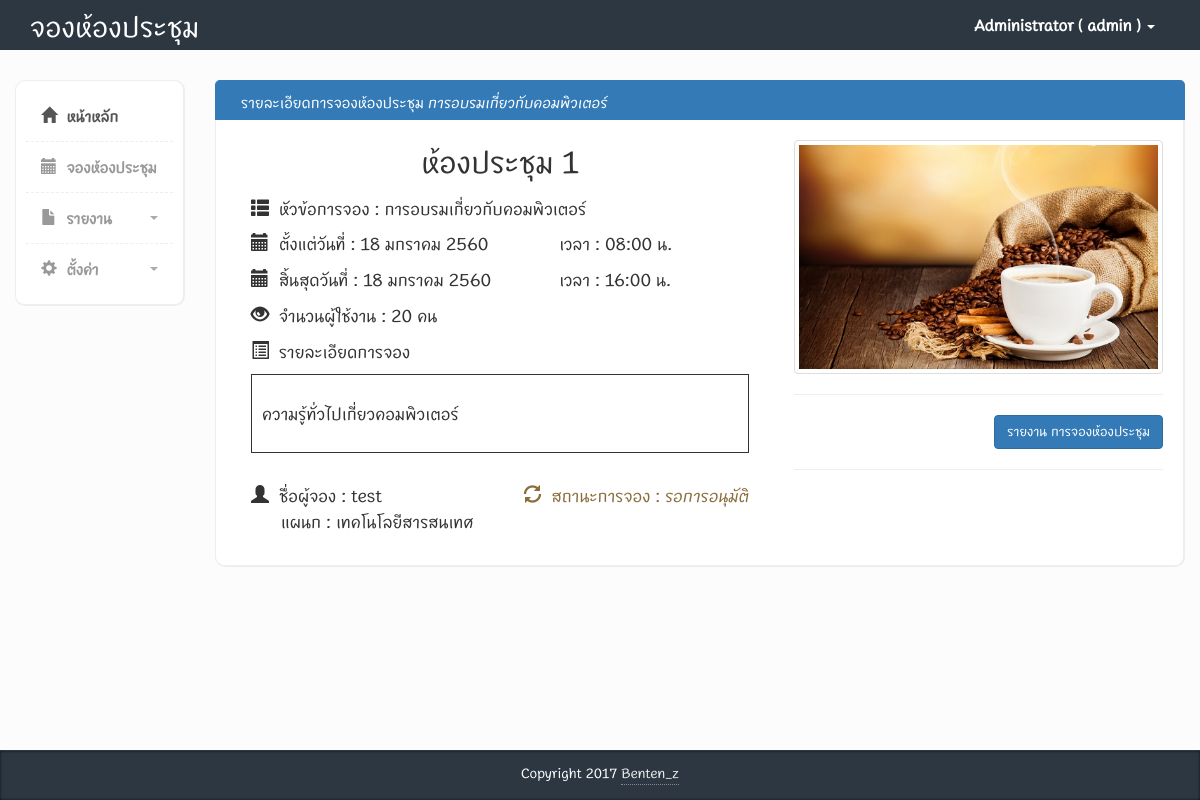
Page /detail_book.php?book_id=2 (signed in) on the committed database.
### tables this page shows
CREATE TABLE `tbl_users` (
  `user_id` int(11) NOT NULL AUTO_INCREMENT,
  `user_username` varchar(255) DEFAULT NULL,
  `user_password` varchar(255) DEFAULT NULL,
  `user_firstname` varchar(255) DEFAULT NULL,
  `user_lastname` varchar(255) DEFAULT NULL,
  `user_email` varchar(255) DEFAULT NULL,
  `user_status` varchar(255) DEFAULT NULL,
  `department_id` int(11) DEFAULT NULL,
  PRIMARY KEY (`user_id`)
);

CREATE TABLE `tbl_book` (
  `book_id` int(11) NOT NULL AUTO_INCREMENT,
  `book_date_start` date DEFAULT NULL,
  `book_time_start` time DEFAULT NULL,
  `book_date_finish` date DEFAULT NULL,
  `book_time_finish` time DEFAULT NULL,
  `book_title` varchar(255) DEFAULT NULL,
  `book_detail` varchar(255) DEFAULT NULL,
  `book_qty` int(11) DEFAULT NULL,
  `book_status` varchar(255) DEFAULT NULL,
  `user_id` int(11) DEFAULT NULL,
  `room_id` int(11) DEFAULT NULL,
  PRIMARY KEY (`book_id`)
);

CREATE TABLE `tbl_rooms` (
  `room_id` int(11) NOT NULL AUTO_INCREMENT,
  `room_name` varchar(255) DEFAULT NULL,
  `room_detail` varchar(255) DEFAULT NULL,
  `room_pic` varchar(255) DEFAULT NULL,
  PRIMARY KEY (`room_id`)
);

CREATE TABLE `tbl_department` (
  `department_id` int(11) NOT NULL AUTO_INCREMENT,
  `department_name` varchar(255) DEFAULT NULL,
  PRIMARY KEY (`department_id`)
);

### session.php (called while the page is built, shortened)
<?php
require 'ConnectDB.php';
$session_login_id = $_SESSION['login_id'];
$qry_user = "SELECT * FROM tbl_users WHERE user_id='$session_login_id'";
$result_user = mysqli_query($con, $qry_user);
if ($result_user) {
    $row_user = mysqli_fetch_assoc($result_user);
    $s_login_username = $row_user['user_username'];
    $s_login_firstname = $row_user['user_firstname'];
    $s_login_status = $row_user['user_status'];
}

### set_session.php (called while the page is built, shortened)
<?php
require './session.php';
?>

### detail_book.php (the view, shortened to what this page needs)
<?php
include("set_session.php");
?>
<?php require("ConnectDB.php"); ?>
<?php
$book_id = mysqli_real_escape_string($con, $_GET['book_id']);
$sql_select_book = "SELECT * FROM tbl_book
                        LEFT JOIN tbl_users ON tbl_users.user_id = tbl_book.user_id
                        LEFT JOIN tbl_rooms ON  tbl_rooms.room_id = tbl_book.room_id
                        LEFT JOIN tbl_department ON tbl_users.department_id = tbl_department.department_id
                        WHERE book_id = '$book_id'";
$result_select_book = mysqli_query($con, $sql_select_book);
$row_select_book = mysqli_fetch_assoc($result_select_book);
$thai_month_arr = array(
    "0" => "",
    "1" => "มกราคม",
    "2" => "กุมภาพันธ์",
    "3" => "มีนาคม",
    "4" => "เมษายน",
    "5" => "พฤษภาคม",
    "6" => "มิถุนายน",
    "7" => "กรกฎาคม",
    "8" => "สิงหาคม",
    "9" => "กันยายน",
    "10" => "ตุลาคม",
    "11" => "พฤศจิกายน",
    "12" => "ธันวาคม"
);
function thai_date_fullmonth($time) {
    global $thai_day_arr, $thai_month_arr;
    @$thai_date_return .= date("j", $time);
    $thai_date_return .= " " . $thai_month_arr[date("n", $time)];
    $thai_date_return .= " " . (date("Y", $time) + 543);
    return $thai_date_return;
}
?>
<!DOCTYPE html>
<html>
    <?php include("head.php") ?>
    <body>
        <?php include("header.php") ?>
        <div class="page-content">
            <div class="row">
                <div class="col-md-2">
                    <?php include("sitebar.php") ?>
                </div>
                <div class="col-md-10">
                    <div class="row">
                        <div class="col-md-12 panel-primary">
                            <div class="content-box-header panel-heading">
                                <div class="panel-title ">รายละเอียดการจองห้องประชุม <i><?php echo $row_select_book['book_title']; ?></i></div>
                            </div>
                            <div class="content-box-large box-with-header">
                                <div class="row">
                                    <div class="col-md-7">
                                        <center><p style="font-size:xx-large;">
                                                <?= $row_select_book['room_name']; ?>
                                            </p></center>
                                        <div class="col-md-12">
                                            <p>
                                                <i class="glyphicon glyphicon-th-list"></i>&nbsp หัวข้อการจอง : <?= $row_select_book['book_title']; ?>
                                            </p>
                                        </div>
                                        <div class="col-md-7">
                                            <p>
                                                <i class="glyphicon glyphicon-calendar"></i>&nbsp ตั้งแต่วันที่ : <?= thai_date_fullmonth(strtotime($row_select_book['book_date_start'])) ?>
                                            </p>
                                        </div>
                                        <div class="col-md-5">
                                            <p>
                                                เวลา : <?= date_format(new DateTime($row_select_book['book_time_start']), 'H:i') ?> น.
                                            </p>
                                        </div>
                                        <div class="col-md-7">
                                            <p>
                                                <i class="glyphicon glyphicon-calendar"></i>&nbsp สิ้นสุดวันที่ : <?= thai_date_fullmonth(strtotime($row_select_book['book_date_finish'])) ?>
                                            </p>
                                        </div>
                                        <div class="col-md-5">
                                            <p>
                                                เวลา :  <?= date_format(new DateTime($row_select_book['book_time_finish']), 'H:i') ?> น.
                                            </p>
                                        </div>
                                        <div class="col-md-12">
                                            <p>
                                                <i class="glyphicon glyphicon-eye-open"></i>&nbsp จำนวนผู้ใช้งาน : <?= ($row_select_book['book_qty']) ?> คน
                                            </p>
                                        </div>
                                        <div class="col-md-12">
                                            <p>
                                                <i class="glyphicon glyphicon-list-alt"></i>&nbsp รายละเอียดการจอง  <br>
                                            </p>
                                        </div>
                                        <div class="col-md-12">
                                            <p style="border-style: solid; border-width:1px;">
                                                <br>
                                                &nbsp <?= ($row_select_book['book_detail']) ?>
                                                <br><br>
                                            </p>
                                        </div>
                                        <div class="col-md-6">
                                            <br>
                                            <p>
                                                <i class="glyphicon glyphicon-user"></i>&nbsp ชื่อผู้จอง : <?= ($row_select_book['user_firstname']) ?><br>
                                                &nbsp &nbsp &nbsp แผนก : <?= ($row_select_book['department_name']) ?>
                                            </p>
                                        </div>
                                        <div class="col-md-6">
                                            <br>
                                            <p>
                                                <?php
                                                if ($row_select_book['book_status'] === 'ไม่อนุมัติ') {
                                                    echo "<span class='text-danger pull-right'><i class='glyphicon glyphicon-remove'></i>&nbsp สถานะการจอง <i>" . $row_select_book['book_status'] . "</i></span>";
                                                } elseif ($row_select_book['book_status'] === 'รอการอนุมัติ') {
                                                    echo "<span class='text-warning pull-right'><i class='glyphicon glyphicon-refresh'></i>&nbsp สถานะการจอง : <i>" . $row_select_book['book_status'] . "</i></span>";
                                                } elseif ($row_select_book['book_status'] === 'อนุมัติ') {
                                                    echo "<span class='text-success pull-right'><i class='glyphicon glyphicon-ok'></i>&nbsp สถานะการจอง : <i>" . $row_select_book['book_status'] . "</i></span>";
                                                }
                                                ?>
                                            </p>
                                        </div>
                                    </div>
                                    <div class="col-md-5">
                                        <div class="img-responsive">
                                            <img class="img-thumbnail" src="./images/rooms/<?= ($row_select_book['room_pic']) ?>" alt="<?= ($row_select_book['room_name']) ?>" />
                                        </div>
                                        <div class="text-right">
                                            <hr>
                                            <a href="pdf-bookdetail.php?book_id=<?php echo $book_id ?>" class="btn btn-primary" target="_blank">รายงาน การจองห้องประชุม</a>
                                            <br>
                                            <hr>
                                        </div>
                                    </div>
                                </div>
                            </div>
                        </div>
                    </div>
                </div>
            </div>
        </div>
        <?php include("footer.php") ?>
    </body>
</html>

### head.php (shortened to what this page needs)
<head>
    <link href="bootstrap/css/bootstrap.min.css" rel="stylesheet">
    <link href="css/styles.css" rel="stylesheet">
    <link href="bootstrap/fonts/css/boonjot.css" rel="stylesheet">
    <link href="bootstrap/css/smoke.min.css" rel="stylesheet">
    <link rel="stylesheet" href="./bootstrap/css/validator.css">
    <link href="bootstrap/css/jquery.datetimepicker.min.css" rel="stylesheet">
    <link href="BootstrapTable/bootstrap-table.min.css" rel="stylesheet">
</head>

### header.php (shortened to what this page needs)
<div class="header">
    <div class="container">
        <div class="row">
            <div class="col-md-5">
                <div class="logo">
                    <h1><a href="index.php">จองห้องประชุม</a></h1>
                </div>
            </div>
            <div class="col-md-7">
                <div class="navbar navbar-inverse" role="banner">
                    <nav class=" navbar-collapse bs-navbar-collapse navbar-right" role="navigation">
                        <ul class="nav navbar-nav">
                            <li class="dropdown">
                                <a href="#" class="dropdown-toggle" data-toggle="dropdown"><?php echo $s_login_firstname . "  ( " . $s_login_username . " ) "; ?> <b class="caret"></b></a>
                            </li>
                        </ul>
                    </nav>
                </div>
            </div>
        </div>
    </div>
</div>

### sitebar.php (shortened to what this page needs)
<div class="sidebar content-box" style="display: block;">
    <ul class="nav">
        <li class="current"><a href="index.php"><i class="glyphicon glyphicon-home"></i> หน้าหลัก</a></li>
        <li><a href="book.php"><i class="glyphicon glyphicon-calendar"></i> จองห้องประชุม</a></li>
        <li class="submenu">
            <a href="#">
                <i class="glyphicon glyphicon-file"></i> รายงาน
                <span class="caret pull-right"></span>
            </a>
        </li>
        <?php if ($s_login_status === 'admin') { ?>
            <li class="submenu">
                <a href="#">
                    <i class="glyphicon glyphicon-cog"></i> ตั้งค่า
                    <span class="caret pull-right"></span>
                </a>
            </li>
        <?php } ?>
    </ul>
</div>

### footer.php (shortened to what this page needs)
<footer class="navbar navbar-fixed-bottom">
    <div class="container">
        <div class="text-center">
            Copyright <?php echo date("Y") ?> <a href='#'>Benten_z</a>
        </div>
    </div>
</footer>

### css/styles.css (style rules this page uses)
body { font-family: 'BoonJot-v1.0', sans-serif; background-color: #f7f7f7; position: relative; margin: 0px; font-size: 14px; padding: 0px; }
.page-content > .row { margin-left: 0px !important; margin-right: 0px !important; margin-top: 30px; }
footer { background-color:#2c3742; box-shadow:inset 0px 0px 3px #111; color:#fff; font-size:14px; line-height:25px; padding:10px 0px 10px 0px; bottom: 0px; }
footer a { color:#eee; text-decoration:none; border-bottom:1px dotted #888; }
.header { height:50px; background-color: #2c3742; }
.header .logo h1 { font-size:30px; margin:0px; padding:10px 0px; }
.header .logo h1 a { color:#fff; font-family: 'BoonJot-v1.0', sans-serif; }
.header .navbar * { box-shadow:none !important; }
.header .navbar { background:none !important; border:0px !important; }
.header .navbar .nav > li > a { color:#fff !important; font-size:16px !important; border-bottom:0px !important; margin-top:0px !important; font-weight:bold; }
.header .navbar-collapse { border:0px !important; }
.header .navbar-nav .caret { border-top-color:#fff !important; border-bottom-color:#fff !important; }
.content-box, .content-box-large { margin-bottom:30px; background:#fff; border-radius:10px; padding:10px; border-left:1px solid #eee; border-top:1px solid #eee; border-right:2px solid #eee; border-bottom:2px solid #eee; }
.content-box-large { padding: 20px; }
.box-with-header { border-top: none; border-top-left-radius:0px; border-top-right-radius:0px; }
.content-box-header { min-height: 40px; font-size: 16px; background:#f5f5f5; border-top-left-radius:5px; border-top-right-radius:5px; padding:10px; border-left:1px solid #eee; border-top:1px solid #eee; border-right:2px solid #eee; }
.content-box-header:after { clear:both; }
.sidebar ul.nav, .sidebar ul.nav ul { list-style: none; padding: 0px; margin: 0px; }
.sidebar .nav > li { margin: 0; border-bottom:1px dashed #eee; }
.sidebar .nav > li:last-child { border-bottom:0px; }
.sidebar .nav > li > a { font-size: 16px; line-height: 20px; padding: 15px 15px; color: #999; display: block; font-weight:bold; background:none; text-decoration: none; border-top:0px; font-weight:bold; }
.sidebar .nav > li > a > i { margin-right:5px; }
.sidebar .nav li a:hover, .sidebar .nav li.current > a { background: #fff; color: #555; border-bottom:0px; }
.sidebar .nav a .caret { float: right; width: 0; height: 0; display: inline-block; vertical-align: top; border-top: 4px solid #aaa; border-right: 4px solid transparent; border-left: 4px solid transparent; content: ""; margin-top: 8px; margin-left: 2px; }
body { background-color: #eff0f3; }
.panel-heading>.panel-title, .content-box-header .panel-title { float: left; padding: 10px 15px; padding-top: 0px; }
.panel-heading>.panel-title>*, .content-box-header .panel-title>* { margin: 0; }

### detail_book.php (style rules this page uses)
p { font-size:large; }

### rows in the picture
tbl_users: user_firstname "Administrator", user_username "admin"
tbl_book: book_title "การอบรมเกี่ยวกับคอมพิวเตอร์", room.room_name "ห้องประชุม 1", book_date_start "18 มกราคม 2560", book_time_start "08:00", book_date_finish "18 มกราคม 2560", book_time_finish "16:00", book_qty "20", book_detail "ความรู้ทั่วไปเกี่ยวคอมพิวเตอร์", user.user_firstname "test", tbl_department.department_name "เทคโนโลยีสารสนเทศ", book_status "รอการอนุมัติ", room.room_pic (picture)
